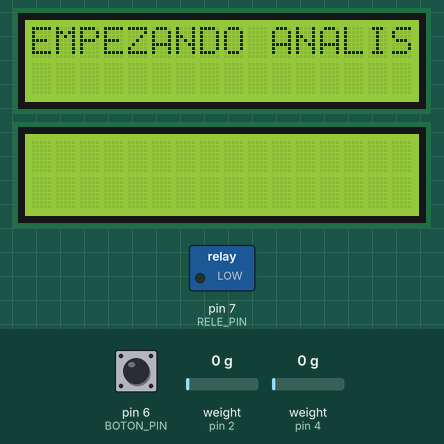
A sketch run on a simulated Arduino Uno, built with avr-gcc and run on an emulated ATmega328P. Shown: 2 × 16×2 character LCD, switched loads named in the sketch (green lamp = pin HIGH). The test bench sets the inputs (shaded band); at power-on: pin 6 (BOTON_PIN) HIGH, weight on the scale (sensors on pin 2, pin 4) 0 g. What the sketch prints to the serial monitor is not drawn.

Above: at 0.2 s.
At 2.3 s:
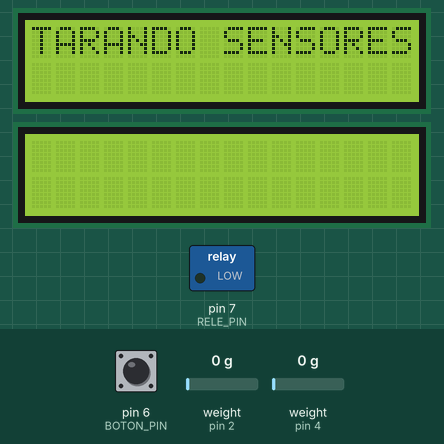
At 17.8 s:
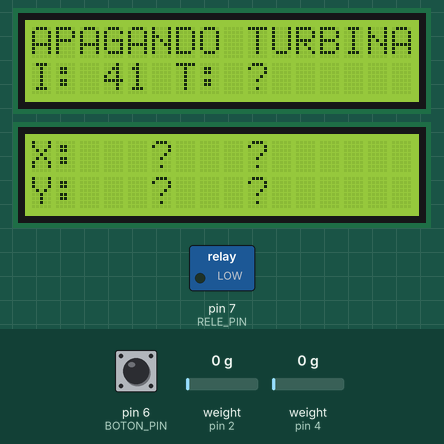
At 24.9 s:
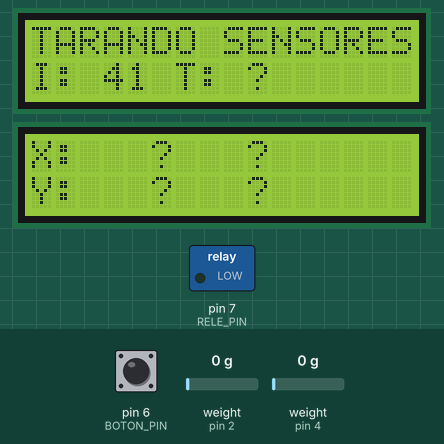
Timing chart, 0 to 28.3 s (numbered marks = the images above):
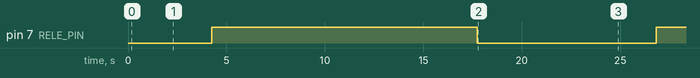

The sketch:

codigo-controlador.ino
```cpp
#include <HX711.h>
#include <LiquidCrystal_I2C.h>

const int ESPERA_ARRANQUE_TURBINA = 3000;
const int ESPERA_APAGADO_TURBINA = 7000;
const int TIEMPO_MEDIDAS = 10000;

const double CORR_X = 50558.5/68;
const double CORR_Y = 49526.0/68;

const int SENSOR_X_DATO_PIN = 4;
const int SENSOR_X_SINC_PIN = 5;
const int SENSOR_Y_DATO_PIN = 2;
const int SENSOR_Y_SINC_PIN = 3;
const int BOTON_PIN = 6;
const int RELE_PIN = 7;

const int COLS = 16;
const int LECTURAS = 1;
const int ITERS = 3;

                       // 0123456789012345
const char BLANCOS[17] = "                ";

HX711 SENSOR_X;
HX711 SENSOR_Y;

LiquidCrystal_I2C LCD1(0x23,COLS,2);
LiquidCrystal_I2C LCD2(0x27,COLS,2);

void setup() {
  pinMode(RELE_PIN, OUTPUT);
  digitalWrite(RELE_PIN, LOW);
  pinMode(BOTON_PIN, INPUT);

  Serial.begin(57600);
  SENSOR_X.begin(SENSOR_X_DATO_PIN, SENSOR_X_SINC_PIN);
  SENSOR_Y.begin(SENSOR_Y_DATO_PIN, SENSOR_Y_SINC_PIN);

  LCD1.init();  LCD2.init();
  LCD1.backlight();  LCD2.backlight();
  LCD1.clear();  LCD2.clear();
  escribeAccion("PULSE BOTON");
}

bool activo = false;

void loop() {
  int estadoBoton = digitalRead(BOTON_PIN);
  if (estadoBoton == LOW) return;
  LCD1.clear();  LCD2.clear();
  escribeAccion("EMPEZANDO ANALISIS");
  delay(2000);

  int ns = 0;
  long ts = 0;
  double xss = 0, yss = 0, xss2 = 0, yss2 = 0;

  for (int i = 0; i < ITERS; i++) {
    Serial.print("Intento "); Serial.println(i);

    escribeAccion("TARANDO SENSORES");
    SENSOR_X.tare();  SENSOR_Y.tare();
    SENSOR_X.set_scale(CORR_X);  SENSOR_Y.set_scale(CORR_Y);

    escribeAccion("ARRANCANDO TURBINA");
    digitalWrite(RELE_PIN, HIGH);
    int n = 0;
    long t0 = millis();
    while (millis()-t0 < ESPERA_ARRANQUE_TURBINA) {
      n++;
      float x = SENSOR_X.get_units(LECTURAS);
      float y = -SENSOR_Y.get_units(LECTURAS);
      escribeIteracion(n, millis()-t0);
      escribeMedida("X", 0, n, x, 0);
      escribeMedida("Y", 1, n, y, 0);
    }

    escribeAccion("TOMANDO MEDIDAS");
    double xs = 0, ys = 0, xs2 = 0, ys2 = 0;
    n = 0;
    t0 = millis();
    while (millis()-t0 < TIEMPO_MEDIDAS) {
      n++;
      float x = SENSOR_X.get_units(LECTURAS);
      float y = -SENSOR_Y.get_units(LECTURAS);
      xs += x;  ys += y;  xs2 += x*x;  ys2 += y*y;
      escribeIteracion(n, millis()-t0);
      escribeMedida("X", 0, n, x, xs);
      escribeMedida("Y", 1, n, y, ys);
    }

    ns += n; ts += millis() - t0;
    xss += xs; yss += ys; xss2 += xs2; yss2 += ys2;
    escribeIteracion(ns, ts);
    escribeTotal("X", 0, ns, xss, xss2);
    escribeTotal("Y", 1, ns, yss, yss2);

    escribeAccion("APAGANDO TURBINA");
    digitalWrite(RELE_PIN, LOW);
    delay(ESPERA_APAGADO_TURBINA);

    escribeAccion("PULSE BOTON");
  }
}

void escribeAccion(const char* accion) {
  Serial.println(accion);
  limpiaLinea(LCD1, 0);
  LCD1.print(accion);
}

void escribeIteracion(int n, long t) {
  char buf[COLS+1];
  saturaLinea(buf, sprintf(buf, "I:%3i T:%2.3f", n, t/1000.0));
  Serial.println(buf);
  LCD1.setCursor(0,1);
  //print_clear(LCD1, buf);
  LCD1.print(buf);
}

void escribeMedida(const char* eje, int line, int n, float v, float s) {
  char buf[COLS+1];
  saturaLinea(buf, sprintf(buf, "%s: %3.2f %3.2f", eje, v, s/n));
  Serial.println(buf);
  LCD2.setCursor(0,line);
  LCD2.print(buf);
}

void escribeTotal(const char* eje, int line, int n, float s, float s2) {
  char buf[COLS+1];
  float m = s/n;
  float dt = sqrt(s2/n - m*m);
  saturaLinea(buf, sprintf(buf, "%s: %3.2f %3.2f", eje, s/n, dt));
  Serial.println(buf);
  LCD2.setCursor(0,line);
  //print_clear(LCD2, buf);
  LCD2.print(buf);
}

void saturaLinea(char* buf, int n) {
  for (int i = n; i < COLS; i++) buf[i] = ' ';
  buf[COLS] = '\0';
}

void limpiaLinea(LiquidCrystal_I2C& lcd, int linea) {
  lcd.setCursor(0,linea);
  lcd.print(BLANCOS);
  lcd.setCursor(0,linea);
}
```

Measured:
- by itself, pin 7 (RELE_PIN): LOW → HIGH at 4.3 s, → LOW 13.5 s later, → HIGH 9.1 s later
- what the display in image 1 shows lasts 2.1 s, from 2.2 s to 4.3 s
- what the display in image 2 shows lasts 7.1 s, from 17.7 s to 24.8 s
